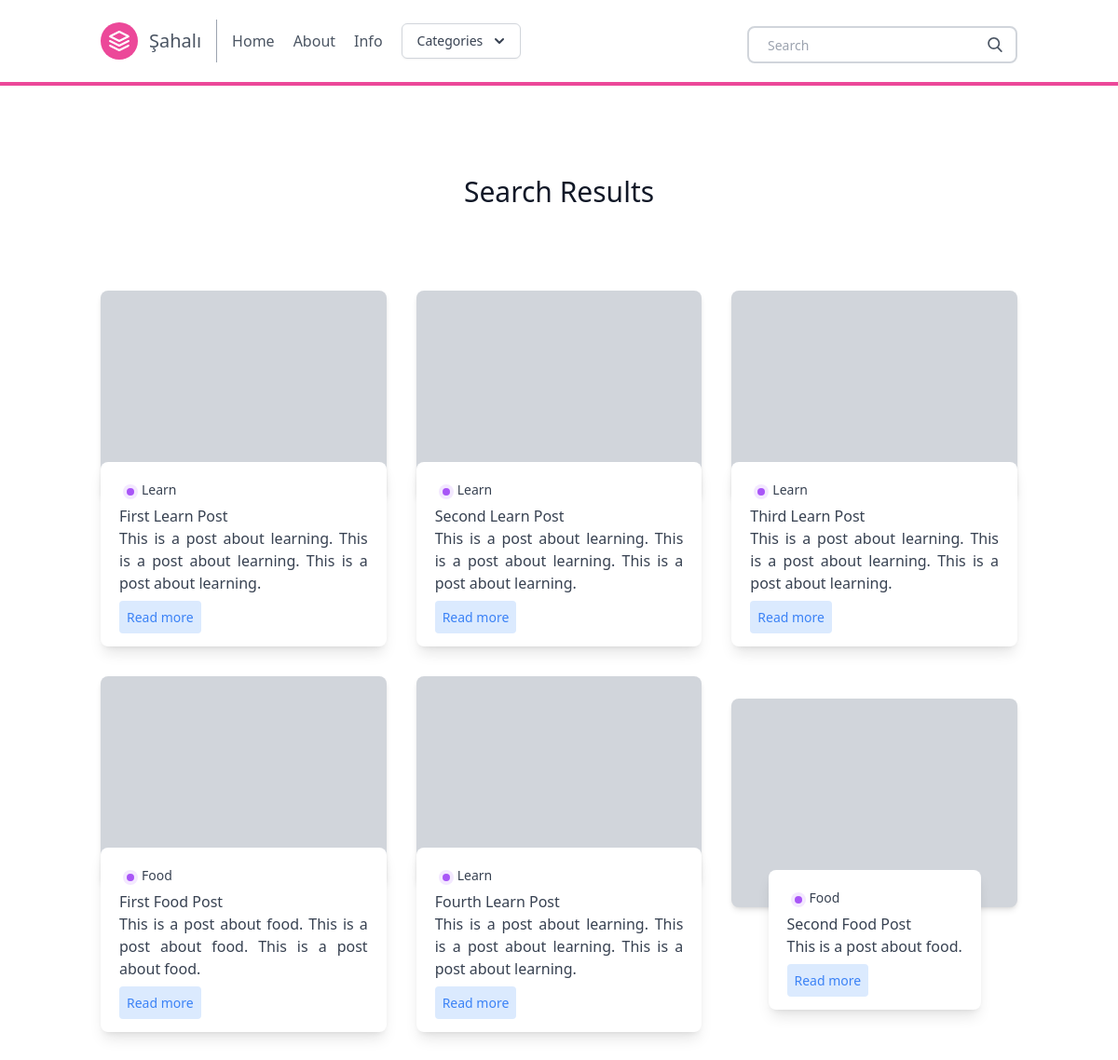
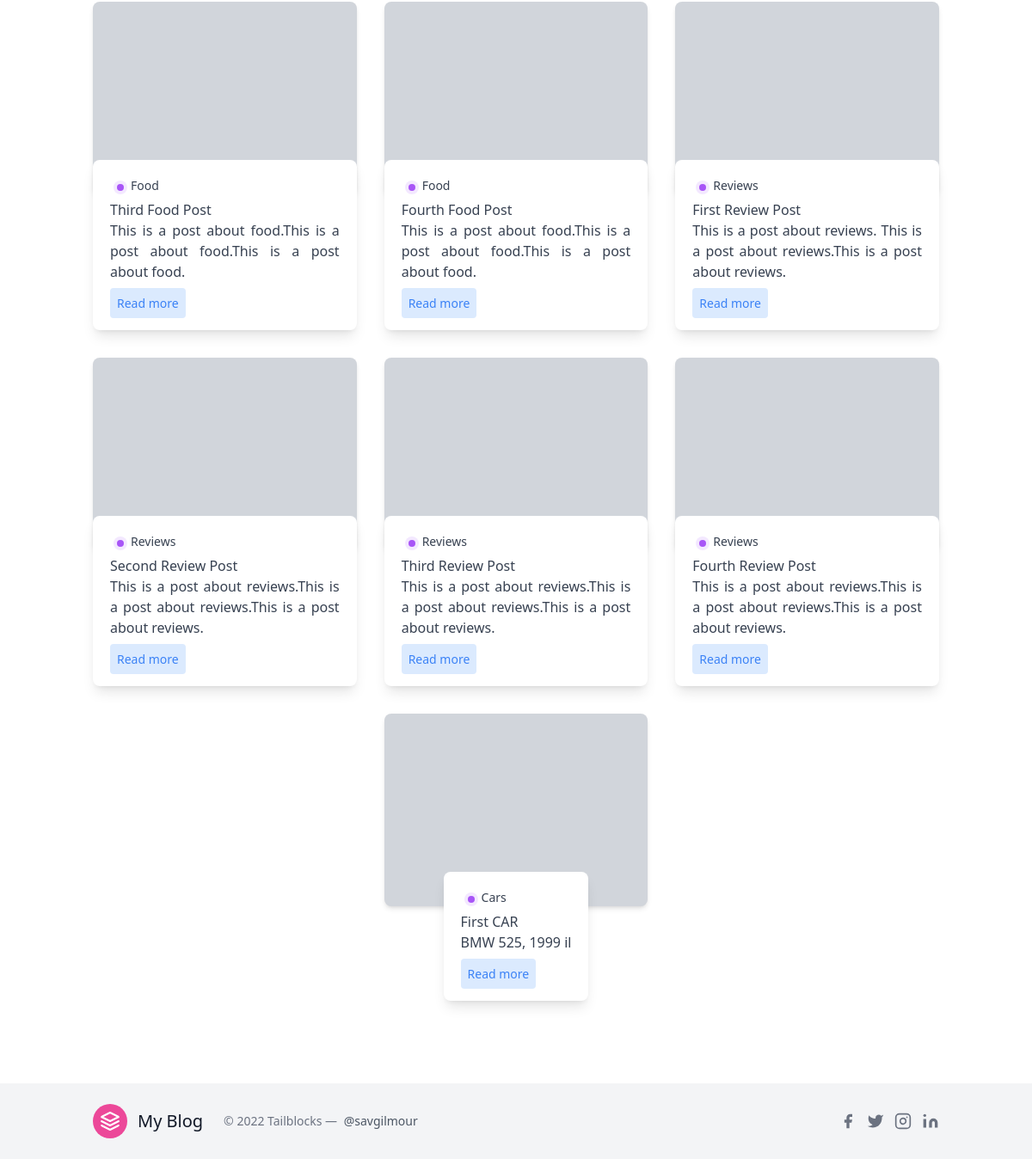
The app's page /search/ with its own data (2 pictures, top to bottom).
### posts/models.py (models this page shows, shortened)
class Post(models.Model):
    title = models.CharField(max_length=100)
    slug = models.SlugField()
    overview = models.TextField()
    timestamp = models.DateTimeField(auto_now_add=True)
    content = models.TextField()
    author = models.ForeignKey(Author, on_delete=models.CASCADE)
    thumbnail = models.ImageField()
    categories = models.ManyToManyField(Category)
    featured = models.BooleanField()
    views = models.ManyToManyField(IpModel,related_name="post_views",blank=True)

class Category(models.Model):
    title = models.CharField(max_length=20)
    subtitle = models.CharField(max_length=20)
    slug = models.SlugField()
    thumbnail = models.ImageField()

### posts/views.py (the view)
# urls.py: path('search/', search, name = 'search'),
def search(request):
    queryset = Post.objects.all()
    query = request.GET.get('q')
    if query:
        queryset = queryset.filter(
            Q(title__icontains=query) |
            Q(overview__icontains=query)
        ).distinct()
    context = {
        'object_list': queryset
    }
    return render(request, 'search_bar.html', context)

### posts/templatetags/markdown_extras.py (called while the page is built)
@register.simple_tag
def get_categories():
    return Category.objects.all()[0:3]

### templates/search_bar.html
{% extends 'base.html' %}
{% block content %}
<section class="blog text-gray-700 body-font">
    <div class="container px-5 py-24 mx-auto">
      <div class="flex flex-wrap w-full mb-20 flex-col items-center text-center">
        <h1 class="sm:text-3xl text-2xl font-medium title-font mb-2 text-gray-900">
          Search Results</h1>
      </div>
      <div class="flex flex-wrap sm:-m-4 -mx-4 -mb-10 -mt-4">
        {% for obj in object_list %}
        <div class="p-4 md:w-1/3 md:mb-0 mb-6 flex flex-col justify-center items-center max-w-sm mx-auto">
          <div class="bg-gray-300 h-56 w-full rounded-lg shadow-md bg-cover bg-center" style="background-image: url(https://images.unsplash.com/photo-1521185496955-15097b20c5fe?ixlib=rb-1.2.1&ixid=eyJhcHBfaWQiOjEyMDd9&auto=format&fit=crop&w=1951&q=80"></div>
          <div class=" w-70 bg-white -mt-10 shadow-lg rounded-lg overflow-hidden p-5">
            <div class="header-content inline-flex ">
              <div class="category-badge flex-1  h-4 w-4 m rounded-full m-1 bg-purple-100">
                <div class="h-2 w-2 rounded-full m-1 bg-purple-500 " ></div>
              </div>
              {% for category in obj.categories.all %}
              <div class="category-title flex-1 text-sm">
                {{ category.title }}
              </div>
              {% endfor %}
            </div>
              <div class="title-post font-medium">
              {{ obj.title }}
              </div>
              <div class="summary-post text-base text-justify">
                {{ obj.overview }}
              </div>
              <div class="mt-3">
              <a href="{% url 'post' obj.slug %}" class="bg-blue-100 text-blue-500 rounded p-2 text-sm ">
                Read more
              </a>
            </div>
          </div>
        </div>
        {% endfor %}
      </div>
    </div>
</section>
{% endblock %}

### records on screen
Post: title "First Learn Post", overview "This is a post about learning. This is a post about learning. This is a post about learning."
Category: title "Learn"
Post: title "Second Learn Post", overview "This is a post about learning. This is a post about learning. This is a post about learning."
Post: title "Third Learn Post", overview "This is a post about learning. This is a post about learning. This is a post about learning."
Post: title "First Food Post", overview "This is a post about food. This is a post about food. This is a post about food."
Category: title "Food"
Post: title "Fourth Learn Post", overview "This is a post about learning. This is a post about learning. This is a post about learning."
Post: title "Second Food Post", overview "This is a post about food."
Post: title "Third Food Post", overview "This is a post about food.This is a post about food.This is a post about food."
Post: title "Fourth Food Post", overview "This is a post about food.This is a post about food.This is a post about food."
Post: title "First Review Post", overview "This is a post about reviews. This is a post about reviews.This is a post about reviews."
Category: title "Reviews"
Post: title "Second Review Post", overview "This is a post about reviews.This is a post about reviews.This is a post about reviews."
Post: title "Third Review Post", overview "This is a post about reviews.This is a post about reviews.This is a post about reviews."
Post: title "Fourth Review Post", overview "This is a post about reviews.This is a post about reviews.This is a post about reviews."
Post: title "First CAR", overview "BMW 525, 1999 il"
Category: title "Cars"
